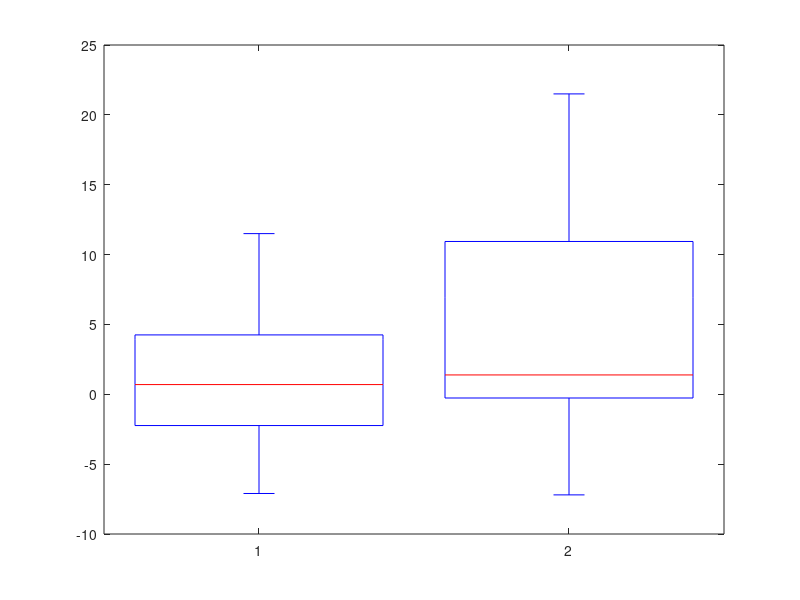

Recreate this plot in MATLAB. (Note: this script raises an error after producing the figure.)
clearvars
close all


S7169829 = mean([3.1 2.4; 1.4 0.094],2);
S9823032 = mean([2.8 -0.75; 4 -0.75],2);
S5800904 = mean([-1.8 -2.7;  2.9 -0.61],2);
S5814465 = mean([-2.6 -5.1; -7.8 -6.6],2);
S8627107 = mean([-7.3 -6.9; -2.9 0.33],2);
S8907521 = mean([-2.5 -1.9; -1.3 0.094],2);
S4842965 = mean([10 13; 21 22],2);
S7690291 = mean([1.2 -0.47; 9.7 13],2);
S1208596 = mean([11 11; 11 8.4],2);
S6259598 = mean([4.3 5.2; 18 17],2);

data = [S7169829 S9823032 S5800904 S5814465 S8627107 S8907521 S4842965 S7690291 S1208596 S6259598];

dif = data(1,:)-data(2,:);
boxplot(data')
% figure()
% normplot(data(1,:))
% hold on
%  %figure
% normplot(data(2,:))
% %figure()
%normplot(dif)
[ht, pt, cit, statst] = ttest(data(1,:),data(2,:),'Alpha',0.05)
[hl, pl, kstat, critval] = lillietest(dif)